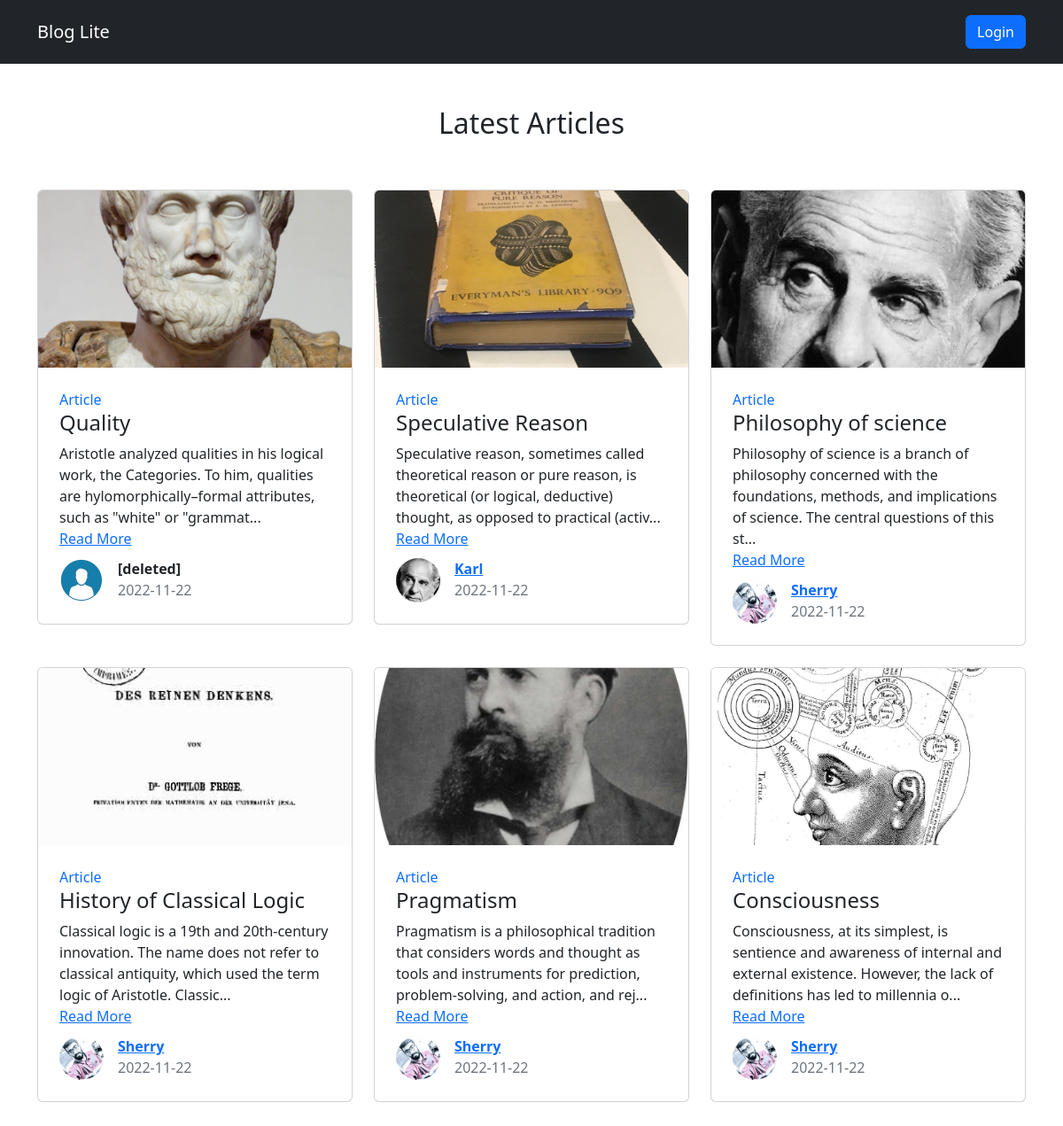
The page / on the database its author committed.
### application/models.py (models this page shows)
class Post(db.Model):
    __tablename__ = 'post'
    roll = db.Column(db.Integer, primary_key=True, autoincrement=True)
    author = db.Column(db.String, db.ForeignKey("user.username"), nullable=False)
    img = db.Column(db.String)
    text = db.Column(db.String, nullable=False)
    date = db.Column(db.String)
    title = db.Column(db.String, nullable=False)
    views = db.Column(db.Integer, nullable=False)

### application/controllers.py (the view)
@app.route('/', methods=["GET", "POST"])
def home():
    if "user" in session:
        return redirect("/user=" + session["user"])
    contents = db.session.query(Post, User).filter(Post.author==User.username).order_by(Post.roll.desc()).limit(6)
    return render_template("discover.html", contents=contents)

### templates/discover.html (shortened to what this page needs)
<!DOCTYPE html>
<html lang="en">
<head>
    <link href="https://cdn.jsdelivr.net/npm/bootstrap@5.2.3/dist/css/bootstrap.min.css" rel="stylesheet">
</head>
<body>
    <nav class="navbar navbar-dark navbar-expand-lg sticky-top bg-dark py-3">
        {% if state %}
        <div class="container">
            <a class="navbar-brand d-flex align-items-center"><span>Blog Lite</span></a>
            <div class="collapse navbar-collapse" id="navcol-5">
                <span class="navbar-text">Welcome {{ username }}</span>
                <ul class="navbar-nav ms-auto">
                    <li class="nav-item" style="padding-right: 40px;margin-right: -74px;"><a class="nav-link active" href="/" style="margin-left: 0px;margin-right: 36px;">Home</a></li>
                    <li class="nav-item" style="padding-right: 40px;margin-right: -74px;"><a class="nav-link active" href="/user={{ username }}/upload_blog" style="margin-left: 0px;margin-right: 36px;">Upload</a></li>
                    <li class="nav-item"><a class="nav-link active" href="/logout" style="margin-left: 0px;padding-right: 0px;margin-right: 15px;">Log out</a></li>
                    <li class="nav-item">
                        <form method="POST" id="search">
                            <input class="border rounded border border-dark" style="margin-top: 7px; margin-left: 0px;margin-right: 15px; margin-bottom: 7px;" type="search" name="search" placeholder="Search" required>
                        </form>
                    </li>
                </ul>
                <span class="navbar-text" style="margin-right: -18px;padding-right: 0px;margin-bottom: -8px;margin-top: -8px;">
                    <img class="rounded-circle flex-shrink-0 me-3" style="object-fit: cover;" width="36" height="36" src="../static/img/Users/{{ img }}.jpg">
                </span>
                <a class="btn btn-primary" type="button" style="margin-left: 15px;" href='/user={{ username }}/account'>My Account</a>
            </div>
        </div>
        {% else %}
        <div class="container"><a class="navbar-brand d-flex align-items-center"><span>Blog Lite</span></a>
            <div class="navbar-expand" id="navcol-5">
                <a href="/login"><button class="btn btn-primary" type="button" style="margin-left: 15px;">Login</button></a>
            </div>
        </div>
        {% endif %}
    </nav>
    <div class="container py-4 py-xl-5">
        <div class="row mb-5">
            <div class="col-md-8 col-xl-6 text-center mx-auto">
                <h2>Latest Articles</h2>
            </div>
        </div>
        <div class="row gy-4 row-cols-1 row-cols-md-2 row-cols-xl-3">
            {% for content in contents %}
            <div class="col">
                <div class="card"><img class="card-img-top w-100 d-block" style="object-fit: cover; height: 200px;" src="../static/img/Posts/{{ content.Post.img }}.jpg">
                    <div class="card-body p-4">
                        <p class="text-primary card-text mb-0">Article</p>
                        <h4 class="card-title">{{ content.Post.title }}</h4>
                        <p class="card-text" style="margin-bottom: 0px;">{{ content.Post.text[:150] + "..." }}</p><span><a href="/post/{{ content.Post.roll }}">Read More</a></span>
                        <div class="d-flex" style="margin-top: 10px;">
                            <img class="rounded-circle flex-shrink-0 me-3" style="object-fit: cover;" width="50" height="50" src="../static/img/Users/{{ content.User.img }}.jpg">
                            <div>
                                {% if content.Post.author != "[deleted]" %}
                                <a href="/user={{ content.Post.author }}/account">
                                    <p class="fw-bold mb-0">{{ content.Post.author }}</p>
                                </a>
                                {% else %}
                                <p class="fw-bold mb-0">{{ content.Post.author }}</p>
                                {% endif %}
                                <p class="text-muted mb-0">{{ content.Post.date }}</p>
                            </div>
                        </div>
                    </div>
                </div>
            </div>
            {% endfor %}
        </div>
    </div>
</body>
</html>

### rows shown on the page
Post: shows a picture, Post "Quality", Post "Aristotle analyzed qualities in his logical work, the Categories. To him, qualities are hylomorphically–formal attributes, such as \"white\" or \"grammat...", Post.author "[deleted]", Post "2022-11-22"
Post: shows a picture, Post "Speculative Reason", Post "Speculative reason, sometimes called theoretical reason or pure reason, is theoretical (or logical, deductive) thought, as opposed to practical (activ...", Post.author "Karl", Post "2022-11-22"
Post: shows a picture, Post "Philosophy of science", Post "Philosophy of science is a branch of philosophy concerned with the foundations, methods, and implications of science. The central questions of this st...", Post.author "Sherry", Post "2022-11-22"
Post: shows a picture, Post "History of Classical Logic", Post "Classical logic is a 19th and 20th-century innovation. The name does not refer to classical antiquity, which used the term logic of Aristotle. Classic...", Post.author "Sherry", Post "2022-11-22"
Post: shows a picture, Post "Pragmatism", Post "Pragmatism is a philosophical tradition that considers words and thought as tools and instruments for prediction, problem-solving, and action, and rej...", Post.author "Sherry", Post "2022-11-22"
Post: shows a picture, Post "Consciousness", Post "Consciousness, at its simplest, is sentience and awareness of internal and external existence. However, the lack of definitions has led to millennia o...", Post.author "Sherry", Post "2022-11-22"
